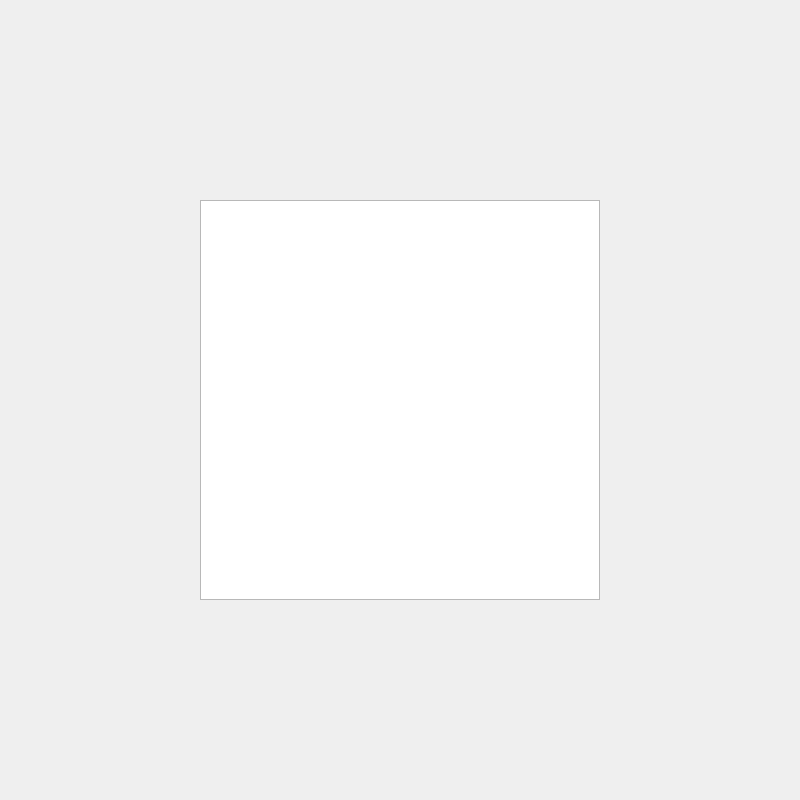
<?xml version="1.0" encoding="UTF-8"?>
<ui version="4.0">
 <class>Dialog</class>
 <widget class="QDialog" name="Dialog">
  <property name="geometry">
   <rect>
    <x>0</x>
    <y>0</y>
    <width>800</width>
    <height>800</height>
   </rect>
  </property>
  <property name="windowTitle">
   <string>The Feeling</string>
  </property>
  <widget class="QGraphicsView" name="graphicsView">
   <property name="geometry">
    <rect>
     <x>200</x>
     <y>200</y>
     <width>400</width>
     <height>400</height>
    </rect>
   </property>
  </widget>
 </widget>
 <resources/>
 <connections/>
</ui>
